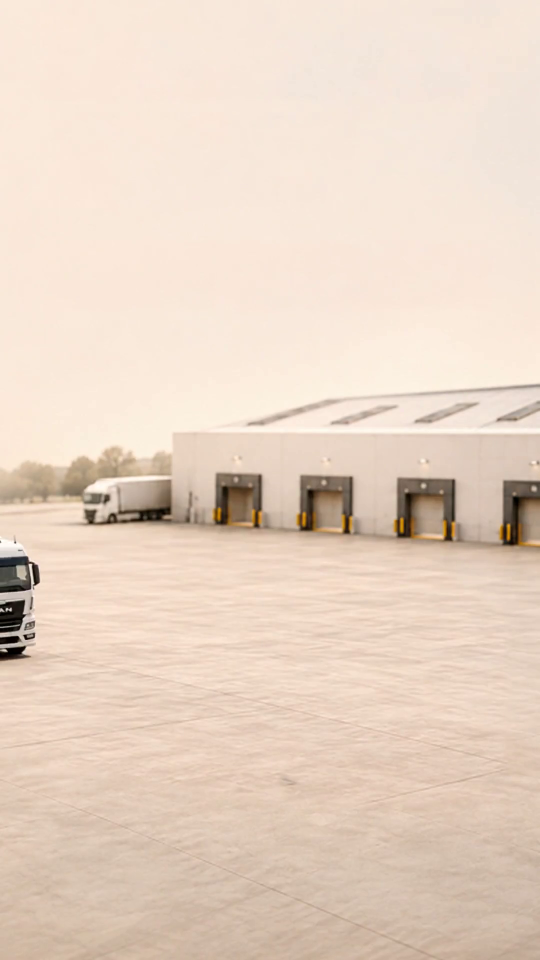
#> input picture frame 12 of public/assets/man-fleet-uptime/truck-arrive-1080x1920.mp4, 1080 x 1920 px, given in place of ORIGINAL.mp4, which was not available (shown at 1/2 size)
$ python register.py
#> lines starting #> are read from the running program, lines starting #| are printed output that depends on the picture
"""Registration trial: align source drawing with first-frame geometry, retaining color/expression changes."""
import cv2,numpy as np,subprocess
from pathlib import Path
D=Path('/Users/lu/.buzz/OUTBOX/HIW_NO_ZOOM_20261103');c=cv2.VideoCapture(str(D/'ORIGINAL.mp4'))
ok,ref=c.read();assert ok;g=cv2.cvtColor(ref,cv2.COLOR_BGR2GRAY);H,W=g.shape;y,x=np.mgrid[:H,:W].astype(np.float32)
#> further down, ref is the input picture: shape (1920, 1080, 3); mean B, G, R 196.1, 212.3, 231.8
#> after `g = cv2.cvtColor(ref, cv2.COLOR_BGR2GRAY)`:
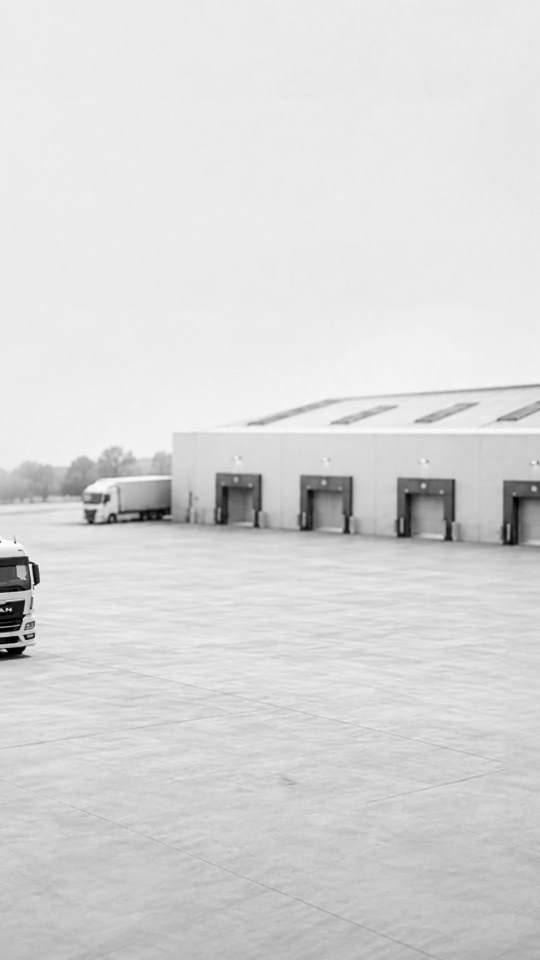
#> g: shape (1920, 1080) (shown at 1/2 size); min 0, max 255, mean 216.3
#> after `H, W = g.shape`: H = 1920; W = 1080
c.set(1,0);dis=cv2.DISOpticalFlow_create(cv2.DISOPTICAL_FLOW_PRESET_MEDIUM);dis.setUseSpatialPropagation(True)
#> (the run stopped early here; a loop or call above may not have finished)

$ run again, starting later in the video
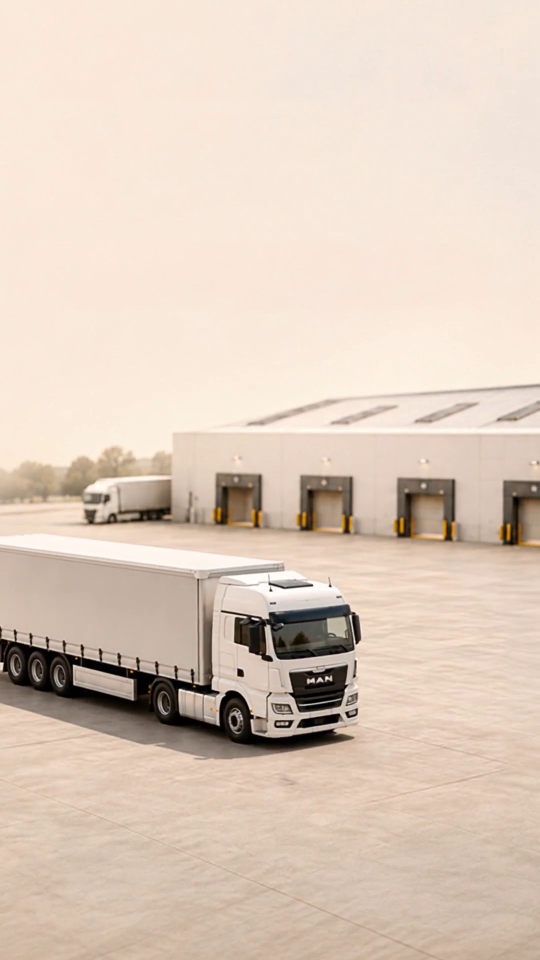
#> input picture frame 58 of public/assets/man-fleet-uptime/truck-arrive-1080x1920.mp4, 1080 x 1920 px, given in place of ORIGINAL.mp4, which was not available (shown at 1/2 size)
#> ref is the input picture: shape (1920, 1080, 3); mean B, G, R 188, 203.2, 221.3
#> `g = cv2.cvtColor(ref, cv2.COLOR_BGR2GRAY)`:
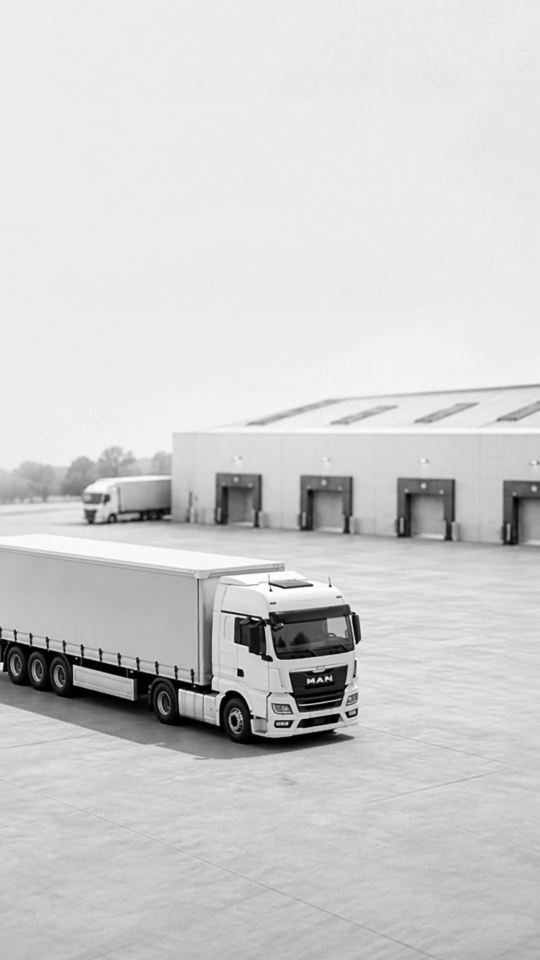
#> g: shape (1920, 1080) (shown at 1/2 size); min 0, max 255, mean 206.9

$ run again, starting later in the video
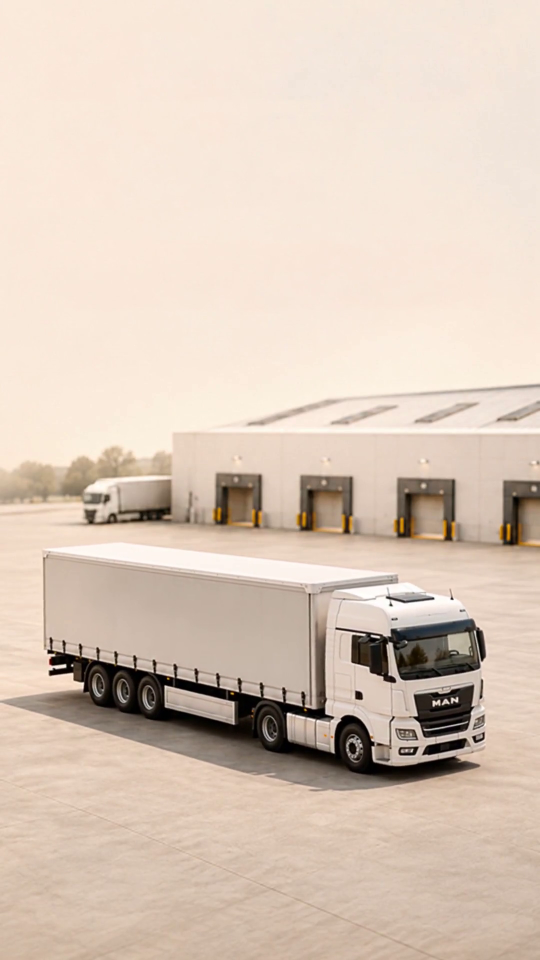
#> input picture frame 103 of public/assets/man-fleet-uptime/truck-arrive-1080x1920.mp4, 1080 x 1920 px, given in place of ORIGINAL.mp4, which was not available (shown at 1/2 size)
#> ref is the input picture: shape (1920, 1080, 3); mean B, G, R 185.8, 200.7, 218.3
#> `g = cv2.cvtColor(ref, cv2.COLOR_BGR2GRAY)`:
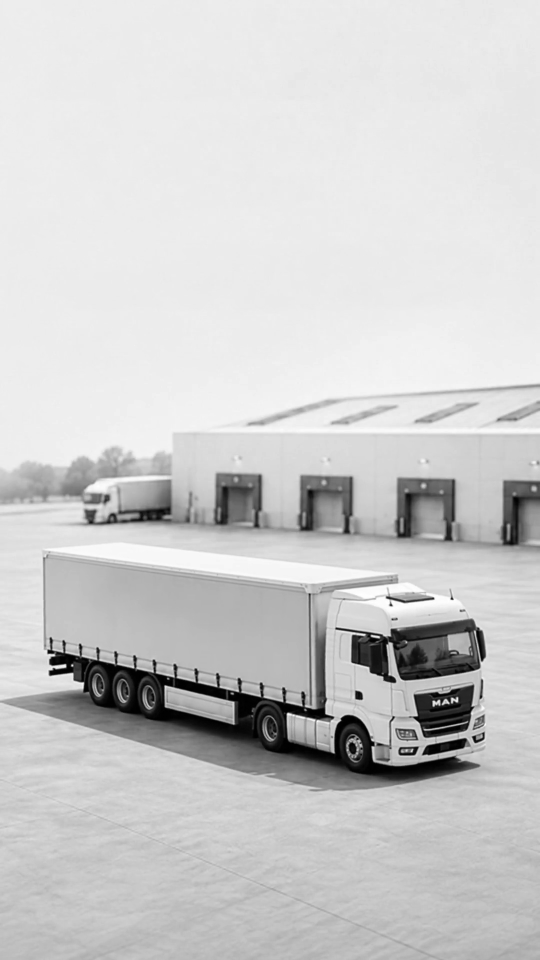
#> g: shape (1920, 1080) (shown at 1/2 size); min 0, max 255, mean 204.3
